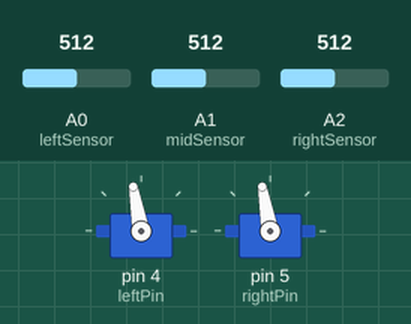
A sketch run on a simulated Arduino Uno, built with avr-gcc and run on an emulated ATmega328P. Shown: 2 × servo. The test bench sets the inputs (shaded band); at power-on: A0 (leftSensor) = 512, A2 (rightSensor) = 512, A1 (midSensor) = 512. What the sketch prints to the serial monitor is not drawn.

Above: at 1.2 s.
1.3 s: A0 (leftSensor) set to 588
2.8 s: A0 (leftSensor) set to 618
At 5.5 s:
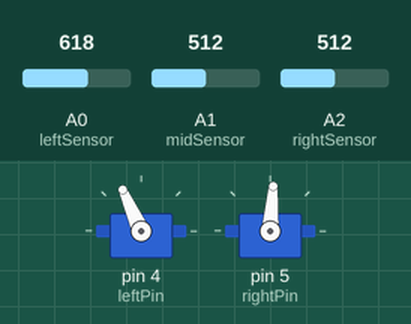
5.8 s: A2 (rightSensor) set to 438
At 7.95 s:
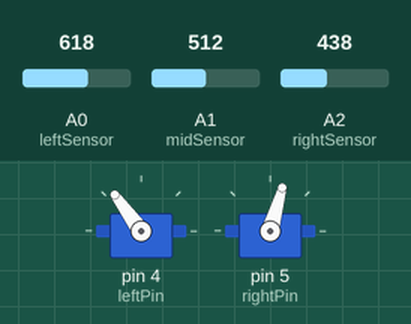
8.8 s: A2 (rightSensor) set to 408
At 9.69 s:
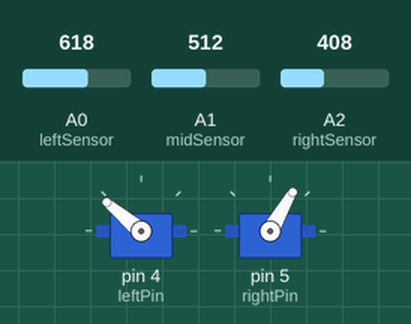
11.8 s: A2 (rightSensor) set to 1023
14.8 s: A0 (leftSensor) set to 306
At 17.8 s:
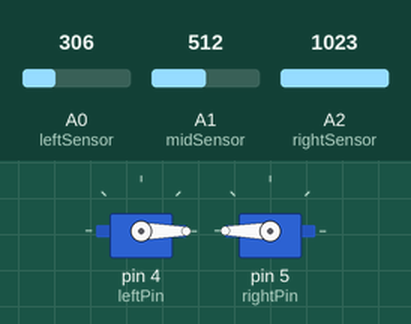
Timing chart, 0 to 29.1 s (numbered marks = the images above; inputs shaded):
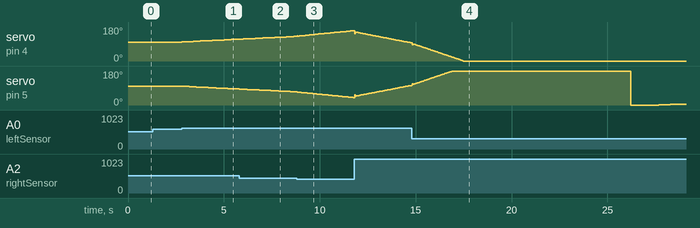

The sketch:

LineFollowingRobot.ino
```cpp
// Robot Number: 17119
// Info: Servos seem to stop at 92-96 and move with a signal from 0-91 and 97-100
//--------------------------------------------------PREPARATION----------------------------------------

//Imports
#include <Servo.h>

// Servo Setup
Servo leftServo;
Servo rightServo;

int leftPin = 4;
int rightPin = 5;

int leftWheel = 94;
int rightWheel = 94;

int neutralSpeed = 100;
const int initializedSpeed = 100;

//PIN NUMBERS
const byte rightSensor = A2;
const byte midSensor  = A1;
const byte leftSensor = A0;

// PID Variables:
float Kp = 1.1;
float Ki = 0.17;
float Kd = 1.4;

int P, I, D, error;
int prevError = 0;

// Delay
int dT = 30;

int counter = 0;    // Counts the iteration of robotRotations

//--------------------------------------------------SETUP----------------------------------------------
void setup() {
  leftServo.attach(leftPin);                                  //ATTACH SERVOS
  rightServo.attach(rightPin);
  Serial.begin(500000);                                       //SET SERIAL RATE
}

//-------------------------------------------------FUNCTIONS-------------------------------------------

int scaling(float x){
  // Returns the value with one digit removed
  return round(x / 10) * 10;
  }

void runMovement(int rightSpeed, int leftSpeed){
  // Runs the robot of at speed some speed X and some speed Y
  rightServo.write(rightSpeed);
  leftServo.write(leftSpeed);
}

void stopMoving(){
  // Stops the robot from running
  rightServo.write(94);
  leftServo.write(94);
}

void robotRotation(int theta){
  // Rotates the robot by theta degrees
  float t = abs(theta) / (60 / 0.46);

  runMovement(0, 180);
  delay(t * 100);
  stopMoving();
}


void PID_Control()  {
  // error = setpoint - actual, P = error, I += error, D = error - prevError

  // Difference between sensors
  error = round((scaling(analogRead(rightSensor)) - scaling(analogRead(leftSensor)))/100);

  P = error;                                                  // Proportional: Difference between what we want and wherewe are (Reacts and gets closer to the line)
  I += error;                                                 // Integral: Error added over the small change in time dT (Acounts for the past error)
  D = error - prevError;                                      // Derivative: Change in the error over the small time dT (avoids future overshoots)

  int PIDval = (Kp * P) + (Ki * I) + (Kd * D);                // PID control variable

  // Storing the current error
  prevError = error;

  // Apply the change to both wheels
  rightWheel = neutralSpeed + PIDval;
  leftWheel = neutralSpeed - PIDval;
}

void endReached(){
  switch(counter){

    case 1:                                     // Second iteration, robotRotation around
      robotRotation(180);

    case 2:                                     // Third iteration, robotRotation around
      robotRotation(180);
    case 3:                                     // Fourth iteration, robotRotation around
      robotRotation(180);
    case 4:                                     // Final iteration, robotRotation around and stop moing
        robotRotation(180);
        stopMoving();
        rightServo.detach();
        leftServo.detach();
  }
  counter += 1;
}

bool forwardState(int midL, int midH, int leftL, int leftH, int rightL, int rightH){
  // Reads the state
  bool a, b, c, d, e, f;
  a = midL <= scaling(analogRead(midSensor));
  b = scaling(analogRead(midSensor)) < midH;

  c = leftL <= scaling(analogRead(leftSensor));
  d = scaling(analogRead(leftSensor)) < leftH;

  e = rightL <= scaling(analogRead(rightSensor));
  f = scaling(analogRead(rightSensor)) < rightH;

  return a && b && c && d && e && f;
}

void seekStart(){
  // While not all black
  while (forwardState(700, 1000, 0, 400, 0, 400) == false){
    runMovement(initializedSpeed, initializedSpeed);
    delay(50);
  }
  counter += 1;
}

void followLine(){
  int count = 0;
  bool firstCondition = false;
  bool secondCondition = false;
  bool runLineFollow = false;
  bool isBWB = false;

  while (not runLineFollow){

    PID_Control();

    testPrinting();

    runMovement(rightWheel, leftWheel);

    if (count == 0 && (forwardState(600, 1200, 600, 1200, 600, 1200) || forwardState(600, 1200, 600, 1200, 600, 1200))){
      // When it sees all black
      firstCondition = true;
      count ++;
    }
    else if (count >= 3 and forwardState(0, 600, 0, 600, 0, 600)){
      // Checks to see white if enough time has passed
      secondCondition = true;
      count = 0;
    }
    else if (count >= 1 && (not forwardState(0, 600, 600, 1200, 600, 1200) || not forwardState(600, 1200, 600, 1200, 600, 1200) || not forwardState(0, 600, 0, 600, 0, 600))){
      // If not on white or black, restart the sequence
      firstCondition = false;
      secondCondition = false;
      count = 0;

    }
    Serial.print("count:");
    Serial.println(count);
    if (firstCondition && not secondCondition && (forwardState(0, 600, 600, 1200, 600, 1200) || forwardState(600, 1200, 600, 1200, 600, 1200) || forwardState(0, 600, 0, 600, 0, 600))){
      count ++;
    }
    Serial.print("count:");
    Serial.println(count);
    runLineFollow = firstCondition && secondCondition;

    delay(dT);
  }
}

void testPrinting(){
  Serial.print(analogRead(rightSensor));
  Serial.print(" ");
  Serial.print(analogRead(midSensor));
  Serial.print(" ");
  Serial.println(analogRead(leftSensor));


  Serial.print("Left: ");
  Serial.print(leftWheel);
  Serial.print(" Right: ");
  Serial.println(rightWheel);
}

//--------------------------------------------------LOOP-----------------------------------------------

void loop() {  //Basically just does some testing right now
  //seekStart();

  followLine();

  endReached();
}
```

Measured:
- the behaviour switches between 604 and 605 on A0 (leftSensor) (found by bisection; images 0 and 1)
- the behaviour switches between 425 and 424 on A2 (rightSensor) (found by bisection; images 2 and 3)
